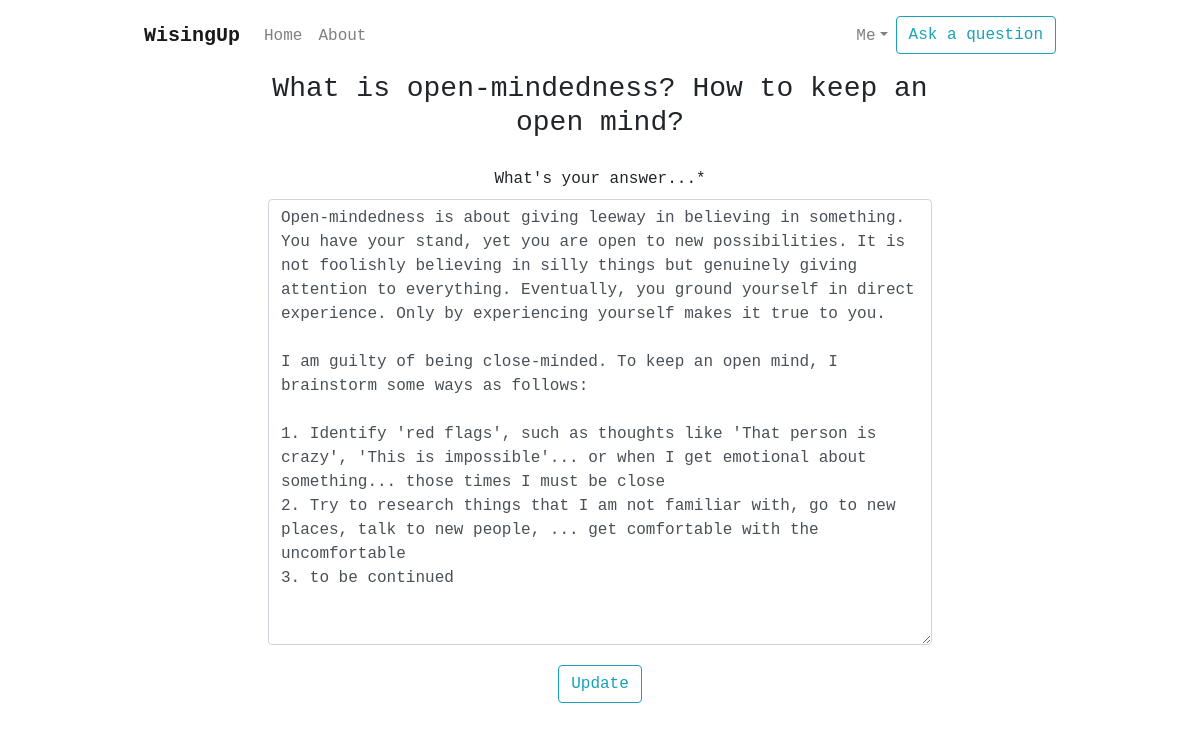
Page /answer/26/update/ (signed in) on the committed database.
### wiseup/models.py (models this page shows, shortened)
class Question(models.Model):
    content = models.CharField(max_length=200)
    date = models.DateTimeField(auto_now_add=True)
    user = models.ForeignKey(User, on_delete=models.CASCADE)
    class Meta:
        ordering = ['-date']

class Answer(models.Model):
    content = models.TextField()
    date = models.DateTimeField(auto_now_add=True)
    user = models.ForeignKey(User, on_delete=models.CASCADE)
    question = models.ForeignKey(Question, related_name='answers', on_delete=models.CASCADE)
    class Meta:
        ordering = ['-date']

### wiseup/views.py (the view, shortened to what this page needs)
# urls.py: path('answer/<int:pk>/update/', AnswerUpdateView.as_view(), name='answer-update'),
class AnswerUpdateView(LoginRequiredMixin, UserPassesTestMixin, UpdateView):
    form_class = AnswerForm
    model = Answer
    template_name = 'wiseup/update_form.html'
    def test_func(self):
        answer = self.get_object()
        if self.request.user == answer.user:
            return True
        return False
    def get_context_data(self, **kwargs):
        context = super().get_context_data(**kwargs)
        answer = self.get_object()
        context['question'] = answer.question
        return context

### wiseup/forms.py
class AnswerForm(forms.ModelForm):
    class Meta:
        model = Answer
        fields = ['content']
        labels = {
            'content': _('What\'s your answer...'),
        }
        widgets = {
            'content': forms.Textarea(attrs={'cols': 100, 'rows': 18}),
        }

### wiseup/templates/wiseup/update_form.html (shortened to what this page needs)
{% extends "wiseup/base.html" %} {% load crispy_forms_tags %}{% block content %}
<div class="d-flex flex-column p-2 restraint-flex text-center">
  <h3>{{ question.content }}</h3>
  <form method="POST">
    <fieldset class="form-group">{{ form|crispy }}</fieldset>
    <div class="form-group text-center">
      <button class="btn btn-outline-info" type="submit">Update</button>
    </div>
  </form>
</div>
{% endblock content %}

### wiseup/static/css/main.css (style rules this page uses)
.monaco { font-family: "Monaco", monospace; }
.restraint-flex { max-width: 45em; margin: 0 auto; align-items: center; }
.form-group { margin: 10px !important; }

### rows in the picture
Question: content "What is open-mindedness? How to keep an open mind?"
Answer: content "Open-mindedness is about giving leeway in believing in something. You have your stand, yet you are open to new possibilities. It is not foolishly believing in silly things but genuinely giving attention to everything. Eventually, you ground yourself in direct experience. Only by experiencing yourself makes it true to you. I am guilty of being close-minded. To keep an open mind, I brainstorm some ways as follows: 1. Identify 'red flags', such as thoughts like 'That person is crazy', 'This is impossible'... or when I get emotional about something... those times I must be close 2. Try to research things that I am not familiar with, go to new places, talk to new people, ... get comfortable with…"
